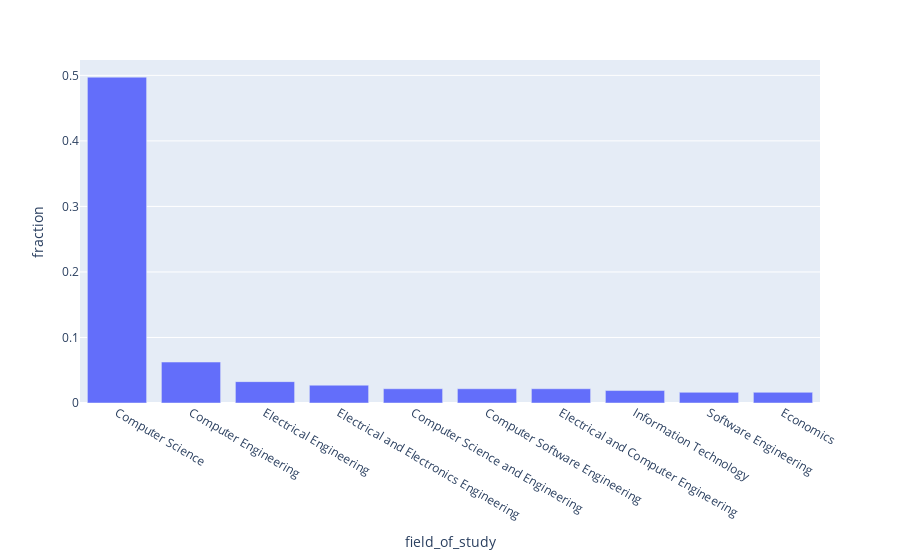

Source (notebook cell):
### Markdown cell above
# 1. What are the most common degrees?

### Code cell
most_common_degrees = (degrees.groupby('field_of_study').size().apply(lambda x: x / N)
                        .sort_values(ascending=False)[:10].reset_index().rename(columns={0: 'fraction'}))
px.bar(most_common_degrees, x='field_of_study', y='fraction')

### Figure 1 — Plotly figure (JSON) as saved in the notebook; plotly's stock layout.template omitted (floating-point values rounded to 4 significant figures)
{"data": [{"alignmentgroup": "True", "hovertemplate": "field_of_study=%{x}<br>fraction=%{y}<extra></extra>", "legendgroup": "", "marker": {"color": "#636efa"}, "name": "", "offsetgroup": "", "orientation": "v", "showlegend": false, "textposition": "auto", "type": "bar", "x": ["Computer Science", "Computer Engineering", "Electrical Engineering", "Electrical and Electronics Engineering", "Computer Science and Engineering", "Computer Software Engineering", "Electrical and Computer Engineering", "Information Technology", "Software Engineering", "Economics"], "xaxis": "x", "y": [0.4973, 0.0625, 0.03261, 0.02717, 0.02174, 0.02174, 0.02174, 0.01902, 0.0163, 0.0163], "yaxis": "y"}], "layout": {"barmode": "relative", "legend": {"tracegroupgap": 0}, "margin": {"t": 60}, "xaxis": {"anchor": "y", "domain": [0, 1], "title": {"text": "field_of_study"}}, "yaxis": {"anchor": "x", "domain": [0, 1], "title": {"text": "fraction"}}}}
